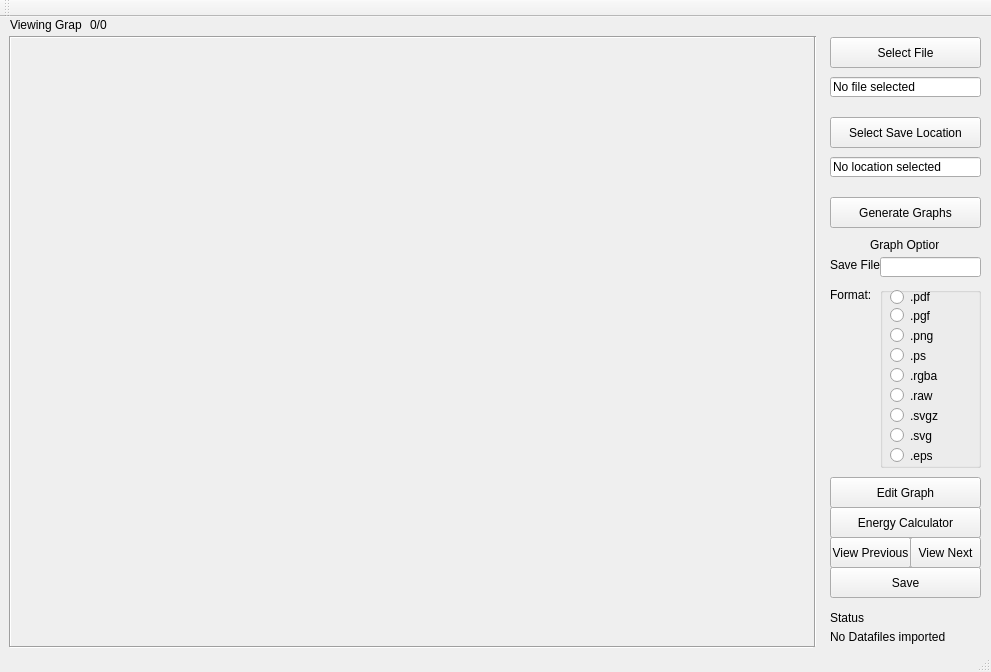
<?xml version="1.0" encoding="UTF-8"?>
<ui version="4.0">
 <class>MainWindow</class>
 <widget class="QMainWindow" name="MainWindow">
  <property name="geometry">
   <rect>
    <x>0</x>
    <y>0</y>
    <width>991</width>
    <height>672</height>
   </rect>
  </property>
  <property name="windowTitle">
   <string>MainWindow</string>
  </property>
  <widget class="QWidget" name="centralWidget">
   <widget class="QLabel" name="label">
    <property name="geometry">
     <rect>
      <x>870</x>
      <y>220</y>
      <width>69</width>
      <height>16</height>
     </rect>
    </property>
    <property name="text">
     <string>Graph Options</string>
    </property>
   </widget>
   <widget class="QLabel" name="Savefile">
    <property name="geometry">
     <rect>
      <x>830</x>
      <y>240</y>
      <width>51</width>
      <height>16</height>
     </rect>
    </property>
    <property name="text">
     <string>Save File:</string>
    </property>
   </widget>
   <widget class="QLabel" name="label_4">
    <property name="geometry">
     <rect>
      <x>830</x>
      <y>270</y>
      <width>41</width>
      <height>16</height>
     </rect>
    </property>
    <property name="text">
     <string>Format:</string>
    </property>
   </widget>
   <widget class="QPushButton" name="file_select">
    <property name="geometry">
     <rect>
      <x>830</x>
      <y>20</y>
      <width>151</width>
      <height>31</height>
     </rect>
    </property>
    <property name="text">
     <string>Select File</string>
    </property>
   </widget>
   <widget class="QPushButton" name="generate_graphs">
    <property name="geometry">
     <rect>
      <x>830</x>
      <y>180</y>
      <width>151</width>
      <height>31</height>
     </rect>
    </property>
    <property name="text">
     <string>Generate Graphs</string>
    </property>
   </widget>
   <widget class="QLineEdit" name="file_display">
    <property name="geometry">
     <rect>
      <x>830</x>
      <y>60</y>
      <width>151</width>
      <height>20</height>
     </rect>
    </property>
    <property name="text">
     <string>No file selected</string>
    </property>
   </widget>
   <widget class="QPushButton" name="view_previous">
    <property name="geometry">
     <rect>
      <x>830</x>
      <y>520</y>
      <width>81</width>
      <height>31</height>
     </rect>
    </property>
    <property name="text">
     <string>View Previous</string>
    </property>
   </widget>
   <widget class="QPushButton" name="view_next">
    <property name="geometry">
     <rect>
      <x>910</x>
      <y>520</y>
      <width>71</width>
      <height>31</height>
     </rect>
    </property>
    <property name="text">
     <string>View Next</string>
    </property>
   </widget>
   <widget class="QPushButton" name="save">
    <property name="geometry">
     <rect>
      <x>830</x>
      <y>550</y>
      <width>151</width>
      <height>31</height>
     </rect>
    </property>
    <property name="text">
     <string>Save</string>
    </property>
   </widget>
   <widget class="QLineEdit" name="save_file">
    <property name="geometry">
     <rect>
      <x>880</x>
      <y>240</y>
      <width>101</width>
      <height>20</height>
     </rect>
    </property>
   </widget>
   <widget class="QPushButton" name="edit_graph">
    <property name="geometry">
     <rect>
      <x>830</x>
      <y>460</y>
      <width>151</width>
      <height>31</height>
     </rect>
    </property>
    <property name="text">
     <string>Edit Graph</string>
    </property>
   </widget>
   <widget class="QLabel" name="label_5">
    <property name="geometry">
     <rect>
      <x>10</x>
      <y>0</y>
      <width>72</width>
      <height>16</height>
     </rect>
    </property>
    <property name="text">
     <string>Viewing Graph:</string>
    </property>
   </widget>
   <widget class="QLabel" name="graph_count">
    <property name="geometry">
     <rect>
      <x>90</x>
      <y>0</y>
      <width>51</width>
      <height>16</height>
     </rect>
    </property>
    <property name="text">
     <string>0/0</string>
    </property>
   </widget>
   <widget class="QPushButton" name="select_save_loc">
    <property name="geometry">
     <rect>
      <x>830</x>
      <y>100</y>
      <width>151</width>
      <height>31</height>
     </rect>
    </property>
    <property name="text">
     <string>Select Save Location</string>
    </property>
   </widget>
   <widget class="QLineEdit" name="display_save_loc">
    <property name="geometry">
     <rect>
      <x>830</x>
      <y>140</y>
      <width>151</width>
      <height>20</height>
     </rect>
    </property>
    <property name="text">
     <string>No location selected</string>
    </property>
   </widget>
   <widget class="QLabel" name="label_6">
    <property name="geometry">
     <rect>
      <x>830</x>
      <y>590</y>
      <width>35</width>
      <height>21</height>
     </rect>
    </property>
    <property name="text">
     <string>Status:</string>
    </property>
   </widget>
   <widget class="QLabel" name="program_status">
    <property name="geometry">
     <rect>
      <x>830</x>
      <y>610</y>
      <width>161</width>
      <height>20</height>
     </rect>
    </property>
    <property name="text">
     <string>No Datafiles imported</string>
    </property>
   </widget>
   <widget class="Line" name="line">
    <property name="geometry">
     <rect>
      <x>10</x>
      <y>0</y>
      <width>804</width>
      <height>41</height>
     </rect>
    </property>
    <property name="orientation">
     <enum>Qt::Horizontal</enum>
    </property>
   </widget>
   <widget class="Line" name="line_2">
    <property name="geometry">
     <rect>
      <x>814</x>
      <y>19</y>
      <width>3</width>
      <height>611</height>
     </rect>
    </property>
    <property name="orientation">
     <enum>Qt::Vertical</enum>
    </property>
   </widget>
   <widget class="Line" name="line_3">
    <property name="geometry">
     <rect>
      <x>10</x>
      <y>620</y>
      <width>804</width>
      <height>20</height>
     </rect>
    </property>
    <property name="orientation">
     <enum>Qt::Horizontal</enum>
    </property>
   </widget>
   <widget class="Line" name="line_5">
    <property name="geometry">
     <rect>
      <x>0</x>
      <y>19</y>
      <width>20</width>
      <height>611</height>
     </rect>
    </property>
    <property name="orientation">
     <enum>Qt::Vertical</enum>
    </property>
   </widget>
   <widget class="QGroupBox" name="groupBox">
    <property name="geometry">
     <rect>
      <x>880</x>
      <y>270</y>
      <width>101</width>
      <height>181</height>
     </rect>
    </property>
    <property name="title">
     <string/>
    </property>
    <widget class="QRadioButton" name="radioPDF">
     <property name="geometry">
      <rect>
       <x>10</x>
       <y>0</y>
       <width>82</width>
       <height>20</height>
      </rect>
     </property>
     <property name="text">
      <string>.pdf</string>
     </property>
    </widget>
    <widget class="QRadioButton" name="radioPGF">
     <property name="geometry">
      <rect>
       <x>10</x>
       <y>20</y>
       <width>82</width>
       <height>17</height>
      </rect>
     </property>
     <property name="text">
      <string>.pgf</string>
     </property>
    </widget>
    <widget class="QRadioButton" name="radioPNG">
     <property name="geometry">
      <rect>
       <x>10</x>
       <y>40</y>
       <width>82</width>
       <height>17</height>
      </rect>
     </property>
     <property name="text">
      <string>.png</string>
     </property>
    </widget>
    <widget class="QRadioButton" name="radioPS">
     <property name="geometry">
      <rect>
       <x>10</x>
       <y>60</y>
       <width>82</width>
       <height>17</height>
      </rect>
     </property>
     <property name="text">
      <string>.ps</string>
     </property>
    </widget>
    <widget class="QRadioButton" name="radioRGBA">
     <property name="geometry">
      <rect>
       <x>10</x>
       <y>80</y>
       <width>82</width>
       <height>17</height>
      </rect>
     </property>
     <property name="text">
      <string>.rgba</string>
     </property>
    </widget>
    <widget class="QRadioButton" name="radioRAW">
     <property name="geometry">
      <rect>
       <x>10</x>
       <y>100</y>
       <width>82</width>
       <height>17</height>
      </rect>
     </property>
     <property name="text">
      <string>.raw</string>
     </property>
    </widget>
    <widget class="QRadioButton" name="radioSVGZ">
     <property name="geometry">
      <rect>
       <x>10</x>
       <y>120</y>
       <width>82</width>
       <height>17</height>
      </rect>
     </property>
     <property name="text">
      <string>.svgz</string>
     </property>
    </widget>
    <widget class="QRadioButton" name="radioSVG">
     <property name="geometry">
      <rect>
       <x>10</x>
       <y>140</y>
       <width>82</width>
       <height>17</height>
      </rect>
     </property>
     <property name="text">
      <string>.svg</string>
     </property>
    </widget>
    <widget class="QRadioButton" name="radioEPS">
     <property name="geometry">
      <rect>
       <x>10</x>
       <y>160</y>
       <width>82</width>
       <height>17</height>
      </rect>
     </property>
     <property name="text">
      <string>.eps</string>
     </property>
    </widget>
   </widget>
   <widget class="QPushButton" name="energy_calculator">
    <property name="geometry">
     <rect>
      <x>830</x>
      <y>490</y>
      <width>151</width>
      <height>31</height>
     </rect>
    </property>
    <property name="text">
     <string>Energy Calculator</string>
    </property>
   </widget>
  </widget>
  <widget class="QToolBar" name="mainToolBar">
   <attribute name="toolBarArea">
    <enum>TopToolBarArea</enum>
   </attribute>
   <attribute name="toolBarBreak">
    <bool>false</bool>
   </attribute>
  </widget>
  <widget class="QStatusBar" name="statusBar"/>
 </widget>
 <layoutdefault spacing="6" margin="11"/>
 <resources/>
 <connections/>
</ui>
